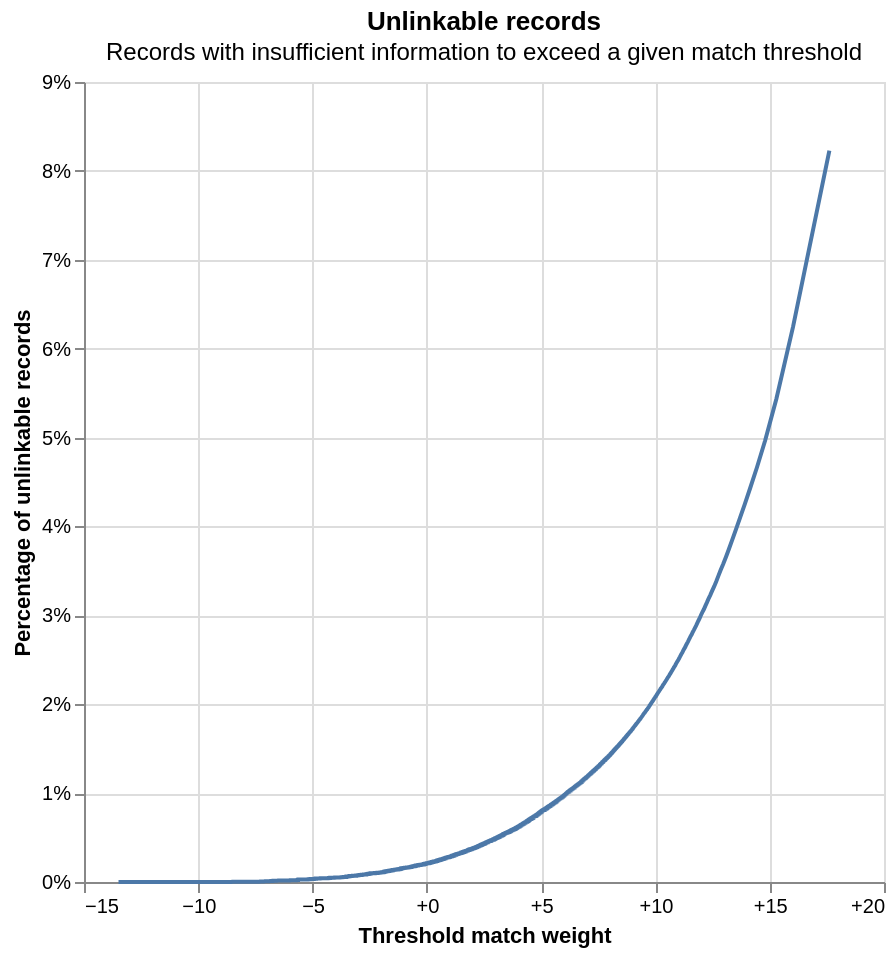

Here is the notebook cell this chart was saved with:
### Code cell
linker.evaluation.unlinkables_chart()

### Figure 1 — Vega-Lite specification as saved in the notebook (floating-point values rounded to 4 significant figures; data arrays with more than 128 entries replaced by an {"elided": "..."} marker saying what was removed)
{"config": {"view": {"continuousWidth": 400, "continuousHeight": 300}}, "layer": [{"mark": {"type": "line"}, "encoding": {"x": {"axis": {"format": "+", "title": "Threshold match weight"}, "field": "match_weight", "type": "quantitative"}, "y": {"axis": {"format": "%", "title": "Percentage of unlinkable records"}, "field": "cum_prop", "type": "quantitative"}}}, {"mark": {"type": "point"}, "encoding": {"opacity": {"condition": {"param": "x_match_weight_y_cum_prop_coords_of_mouse", "value": 1, "empty": false}, "value": 0}, "tooltip": [{"field": "match_weight", "format": "+.5", "title": "Match weight", "type": "quantitative"}, {"field": "match_probability", "format": ".5", "title": "Match probability", "type": "quantitative"}, {"field": "cum_prop", "format": ".3%", "title": "Proportion of unlinkable records", "type": "quantitative"}], "x": {"axis": {"title": "Threshold match weight"}, "field": "match_weight", "type": "quantitative"}, "y": {"axis": {"format": "%", "title": "Percentage of unlinkable records"}, "field": "cum_prop", "type": "quantitative"}}, "name": "mouse_coords"}, {"mark": {"type": "rule", "color": "gray"}, "encoding": {"x": {"field": "match_weight", "type": "quantitative"}}, "transform": [{"filter": {"param": "x_match_weight_y_cum_prop_coords_of_mouse", "empty": false}}]}, {"mark": {"type": "rule", "color": "gray"}, "encoding": {"y": {"field": "cum_prop", "type": "quantitative"}}, "transform": [{"filter": {"param": "x_match_weight_y_cum_prop_coords_of_mouse", "empty": false}}]}], "data": {"name": "data-f268e83f8f281fae9eaf50bd90b72b57"}, "height": 400, "params": [{"name": "x_match_weight_y_cum_prop_coords_of_mouse", "select": {"type": "point", "fields": ["match_weight", "cum_prop"], "nearest": true, "on": "mouseover"}, "views": ["mouse_coords"]}], "title": {"text": "Unlinkable records", "subtitle": "Records with insufficient information to exceed a given match threshold"}, "width": 400, "$schema": "https://vega.github.io/schema/vega-lite/v5.9.3.json", "datasets": {"data-f268e83f8f281fae9eaf50bd90b72b57": {"elided": "15913 records"}}}
